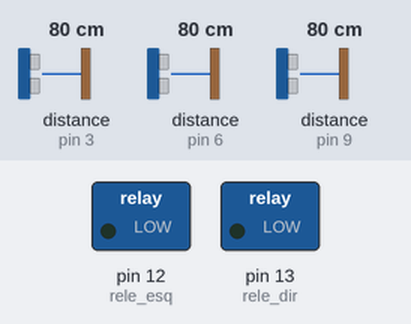
A sketch run on a simulated Arduino Uno, built with avr-gcc and run on an emulated ATmega328P. Shown: switched loads named in the sketch (green lamp = pin HIGH). Wiring (inferred from the names in the program): 3 × ultrasonic range finder: trigger pin 4, echo pin 3 / trigger pin 7, echo pin 6 / trigger pin 8, echo pin 9. Inputs (shaded band) come from the test bench; at power-on: distance to the obstacle (sensors on pin 6, pin 3, pin 9) 80 cm. The echo pulse lasts 58.3 µs per cm; pins used as bus, display or sensor lines are not drawn.

Above: at 1.2 s.
1.3 s: distance to the obstacle (sensor on pin 6) set to 94 cm
2.8 s: distance to the obstacle (sensor on pin 6) set to 103 cm
At 3.6 s:
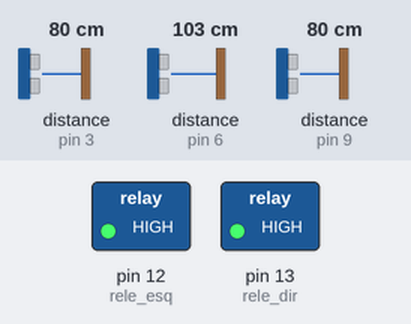
4.3 s: distance to the obstacle (sensor on pin 3) set to 54 cm
5.8 s: distance to the obstacle (sensor on pin 3) set to 46 cm
At 6.3 s:
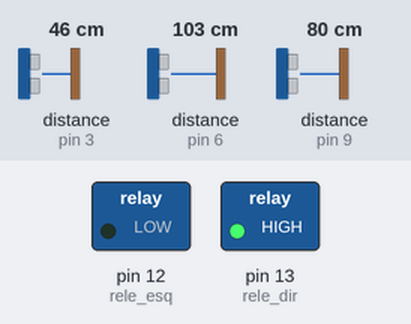
7.3 s: distance to the obstacle (sensor on pin 9) set to 55 cm
8.8 s: distance to the obstacle (sensor on pin 9) set to 48 cm
At 10.2 s:
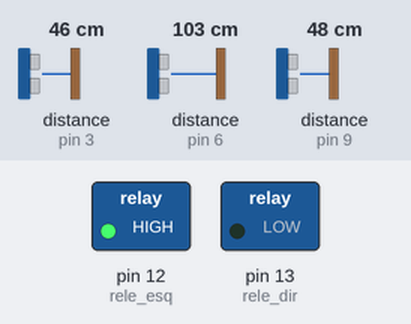
Timing chart, 0 to 11.3 s (numbered marks = the images above; inputs shaded):
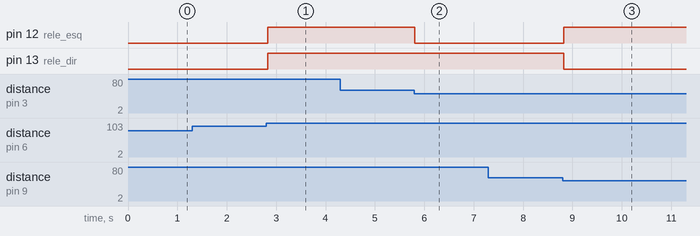

Measured:
- the behaviour switches between 99 and 100 cm on distance to the obstacle (sensor on pin 6) (found by bisection; images 0 and 1)
- the behaviour switches between 51 and 50 cm on distance to the obstacle (sensor on pin 3) (found by bisection; images 1 and 2)
- the behaviour switches between 51 and 50 cm on distance to the obstacle (sensor on pin 9) (found by bisection; images 2 and 3)
- after the input at 1.3 s, every drawn part: stays the same
- after the input at 2.8 s, pin 12 (rele_esq), pin 13 (rele_dir): LOW → HIGH at once
- after the input at 4.3 s, every drawn part: stays the same
- after the input at 5.8 s, pin 12 (rele_esq): HIGH → LOW at once
- after the input at 7.3 s, every drawn part: stays the same
- after the input at 8.8 s, pin 12 (rele_esq): LOW → HIGH at once; pin 13 (rele_dir): HIGH → LOW at once

The sketch:

direitaEesqurda.ino
```cpp
#include <Arduino.h>

#define trig_1 7
#define echo_1 6
#define trig_2 8
#define echo_2 9
#define trig_3 4
#define echo_3 3

#define rele_dir 13
#define rele_esq 12

float distancia_1;
float distancia_2;
float distancia_3;

void setup() {

    pinMode(trig_1, OUTPUT);
    pinMode(echo_1, INPUT);
    pinMode(trig_2, OUTPUT);
    pinMode(echo_2, INPUT);
    pinMode(trig_3, OUTPUT);
    pinMode(echo_3, INPUT);

    pinMode(rele_dir, OUTPUT);
    pinMode(rele_esq, OUTPUT);

    Serial.begin(9600);
}

void loop() {

    distancia_1 = sensorUltra(trig_1, echo_1);
    distancia_2 = sensorUltra(trig_2, echo_2);
    distancia_3 = sensorUltra(trig_3, echo_3);

    if (distancia_1 >= 100){

        if(distancia_2 <= 50){
            digitalWrite(rele_dir, LOW);
            digitalWrite(rele_esq, HIGH);
        }else if(distancia_3 <= 50){
            digitalWrite(rele_dir, HIGH);
            digitalWrite(rele_esq, LOW);
        }else{
            digitalWrite(rele_dir, HIGH);
            digitalWrite(rele_esq, HIGH);
        }
    }

}

float sensorUltra(int trig, int echo) {

    digitalWrite(trig, LOW);
    delayMicroseconds(5);
    digitalWrite(trig, HIGH);
    delayMicroseconds(10);
    digitalWrite(trig, LOW);

    float distancia = pulseIn(echo, HIGH);
    distancia = distancia / 58.0;

    return distancia;
}
```
